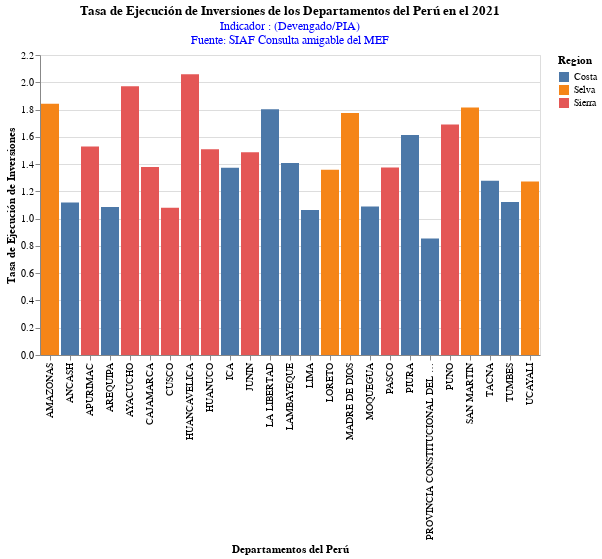

This figure's notebook cell:
### Markdown cell above
## ***2do Indicador***

**Devengado/PIA**

Este indicador nos muestra cual es la tasa de ejecución de inversiones de los distintos departamentos del Perú. Es decir, que porcentaje del presupuesto inicial en el 2021 ha sido utilizado por las autoridades de cada departamento. Este indicador esta bien que este entre esos valores, ya que considerando que es el presupuesto inicial, los departamentos han ejecutado como minimo su presupuesto conocido a incios del año. Que este indicador sea mayor que uno indica que se ha ejecutado mas de lo que se conocia a principios de año, y esto es logico teniendo en cuenta que a veces aumenta el presupuesto despues del inicio del año (no es que solo tendran el presupuesto de inicio de año, en lo que resta de este también pueden haber recibido dinero).

### Code cell
alt.Chart(base).mark_bar().encode(
    x = alt.X("Departamento",title = "Departamentos del Perú"),
    y = alt.Y("D_PIA",title = "Tasa de Ejecución de Inversiones"),
    color = "Region"
    ).interactive().properties(
    title={
      "text": ["Tasa de Ejecución de Inversiones de los Departamentos del Perú en el 2021"], 
      "subtitle": ["Indicador : (Devengado/PIA)",
                   "Fuente: SIAF Consulta amigable del MEF"],
      "color": "Black",
      "subtitleColor": "blue"
    })

### Figure 1 — Vega-Lite specification as saved in the notebook (floating-point values rounded to 4 significant figures)
{"config": {"view": {"continuousWidth": 400, "continuousHeight": 300}}, "data": {"name": "data-35f5951de5ce146c238518cca707fa76"}, "mark": "bar", "encoding": {"color": {"field": "Region", "type": "nominal"}, "x": {"field": "Departamento", "title": "Departamentos del Perú", "type": "nominal"}, "y": {"field": "D_PIA", "title": "Tasa de Ejecución de Inversiones", "type": "quantitative"}}, "selection": {"selector013": {"type": "interval", "bind": "scales", "encodings": ["x", "y"]}}, "title": {"text": ["Tasa de Ejecución de Inversiones de los Departamentos del Perú en el 2021"], "subtitle": ["Indicador : (Devengado/PIA)", "Fuente: SIAF Consulta amigable del MEF"], "color": "Black", "subtitleColor": "blue"}, "$schema": "https://vega.github.io/schema/vega-lite/v4.17.0.json", "datasets": {"data-35f5951de5ce146c238518cca707fa76": [{"Departamento": "AMAZONAS", "Numeros": 30, "D_PIM": 0.6304, "D_PIA": 1.842, "D_PIA_SB": 0.5207, "Region": "Selva"}, {"Departamento": "ANCASH", "Numeros": 10, "D_PIM": 0.4929, "D_PIA": 1.119, "D_PIA_SB": 0.3278, "Region": "Costa"}, {"Departamento": "APURIMAC", "Numeros": 20, "D_PIM": 0.6448, "D_PIA": 1.529, "D_PIA_SB": 0.4875, "Region": "Sierra"}, {"Departamento": "AREQUIPA", "Numeros": 11, "D_PIM": 0.5484, "D_PIA": 1.085, "D_PIA_SB": 0.3773, "Region": "Costa"}, {"Departamento": "AYACUCHO", "Numeros": 21, "D_PIM": 0.6148, "D_PIA": 1.971, "D_PIA_SB": 0.4797, "Region": "Sierra"}, {"Departamento": "CAJAMARCA", "Numeros": 22, "D_PIM": 0.5764, "D_PIA": 1.378, "D_PIA_SB": 0.4388, "Region": "Sierra"}, {"Departamento": "PROVINCIA CONSTITUCIONAL DEL CALLAO", "Numeros": 12, "D_PIM": 0.6772, "D_PIA": 0.8541, "D_PIA_SB": 0.5307, "Region": "Costa"}, {"Departamento": "CUSCO", "Numeros": 23, "D_PIM": 0.722, "D_PIA": 1.08, "D_PIA_SB": 0.5507, "Region": "Sierra"}, {"Departamento": "HUANCAVELICA", "Numeros": 24, "D_PIM": 0.6114, "D_PIA": 2.059, "D_PIA_SB": 0.4883, "Region": "Sierra"}, {"Departamento": "HUANUCO", "Numeros": 25, "D_PIM": 0.6803, "D_PIA": 1.509, "D_PIA_SB": 0.551, "Region": "Sierra"}, {"Departamento": "ICA", "Numeros": 13, "D_PIM": 0.5951, "D_PIA": 1.373, "D_PIA_SB": 0.4071, "Region": "Costa"}, {"Departamento": "JUNIN", "Numeros": 26, "D_PIM": 0.639, "D_PIA": 1.488, "D_PIA_SB": 0.5134, "Region": "Sierra"}, {"Departamento": "LA LIBERTAD", "Numeros": 14, "D_PIM": 0.5795, "D_PIA": 1.802, "D_PIA_SB": 0.4487, "Region": "Costa"}, {"Departamento": "LAMBAYEQUE", "Numeros": 15, "D_PIM": 0.5523, "D_PIA": 1.408, "D_PIA_SB": 0.416, "Region": "Costa"}, {"Departamento": "LIMA", "Numeros": 16, "D_PIM": 0.7286, "D_PIA": 1.064, "D_PIA_SB": 0.6042, "Region": "Costa"}, {"Departamento": "LORETO", "Numeros": 31, "D_PIM": 0.7325, "D_PIA": 1.359, "D_PIA_SB": 0.6159, "Region": "Selva"}, {"Departamento": "MADRE DE DIOS", "Numeros": 32, "D_PIM": 0.604, "D_PIA": 1.775, "D_PIA_SB": 0.4992, "Region": "Selva"}, {"Departamento": "MOQUEGUA", "Numeros": 17, "D_PIM": 0.5541, "D_PIA": 1.088, "D_PIA_SB": 0.3885, "Region": "Costa"}, {"Departamento": "PASCO", "Numeros": 27, "D_PIM": 0.6423, "D_PIA": 1.375, "D_PIA_SB": 0.5089, "Region": "Sierra"}, {"Departamento": "PIURA", "Numeros": 18, "D_PIM": 0.6027, "D_PIA": 1.613, "D_PIA_SB": 0.4545, "Region": "Costa"}, {"Departamento": "PUNO", "Numeros": 28, "D_PIM": 0.6511, "D_PIA": 1.69, "D_PIA_SB": 0.5427, "Region": "Sierra"}, {"Departamento": "SAN MARTIN", "Numeros": 33, "D_PIM": 0.6415, "D_PIA": 1.816, "D_PIA_SB": 0.5299, "Region": "Selva"}, {"Departamento": "TACNA", "Numeros": 19, "D_PIM": 0.6504, "D_PIA": 1.278, "D_PIA_SB": 0.4993, "Region": "Costa"}, {"Departamento": "TUMBES", "Numeros": 9, "D_PIM": 0.5874, "D_PIA": 1.122, "D_PIA_SB": 0.4535, "Region": "Costa"}, {"Departamento": "UCAYALI", "Numeros": 34, "D_PIM": 0.6871, "D_PIA": 1.272, "D_PIA_SB": 0.5618, "Region": "Selva"}]}}
